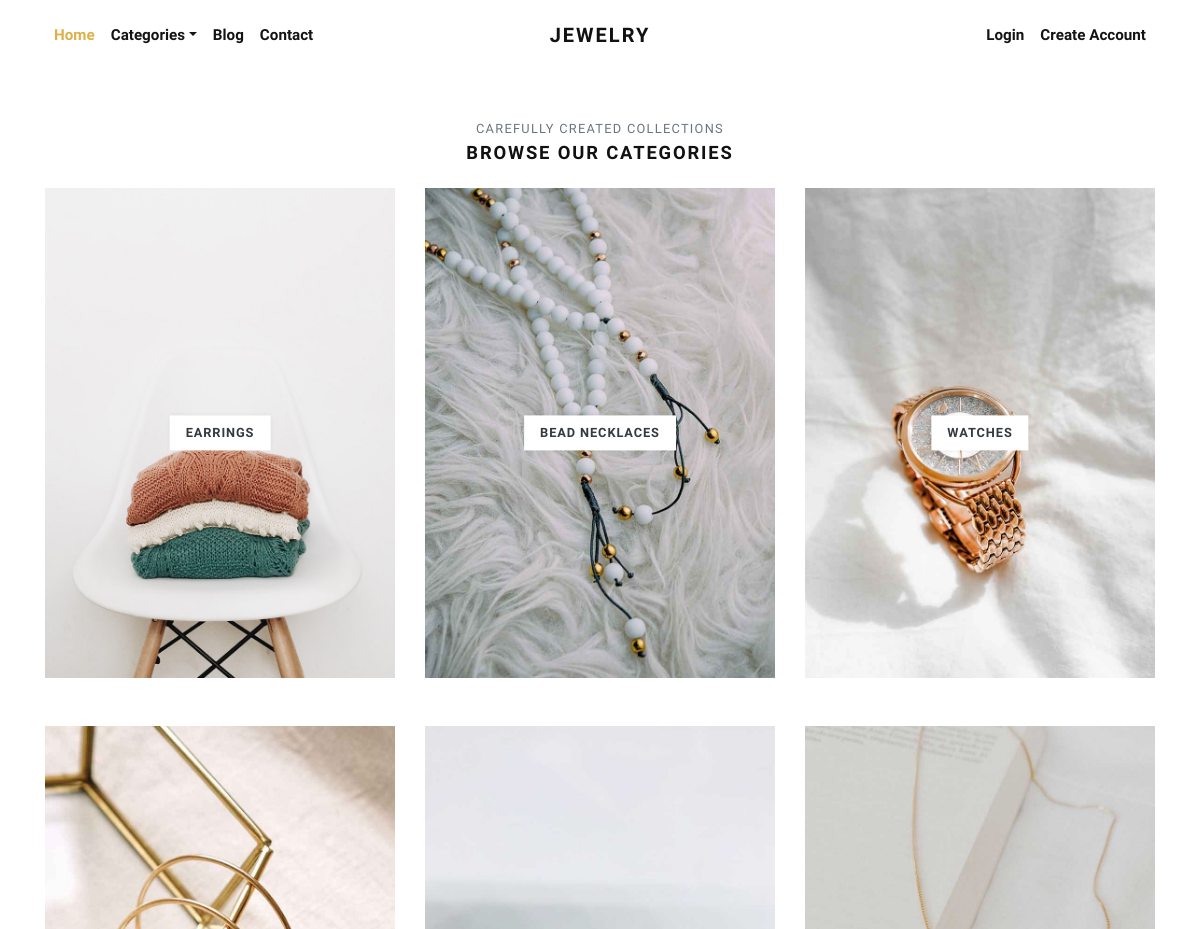
The page /categories/ (upper part) on the database as committed earlier.
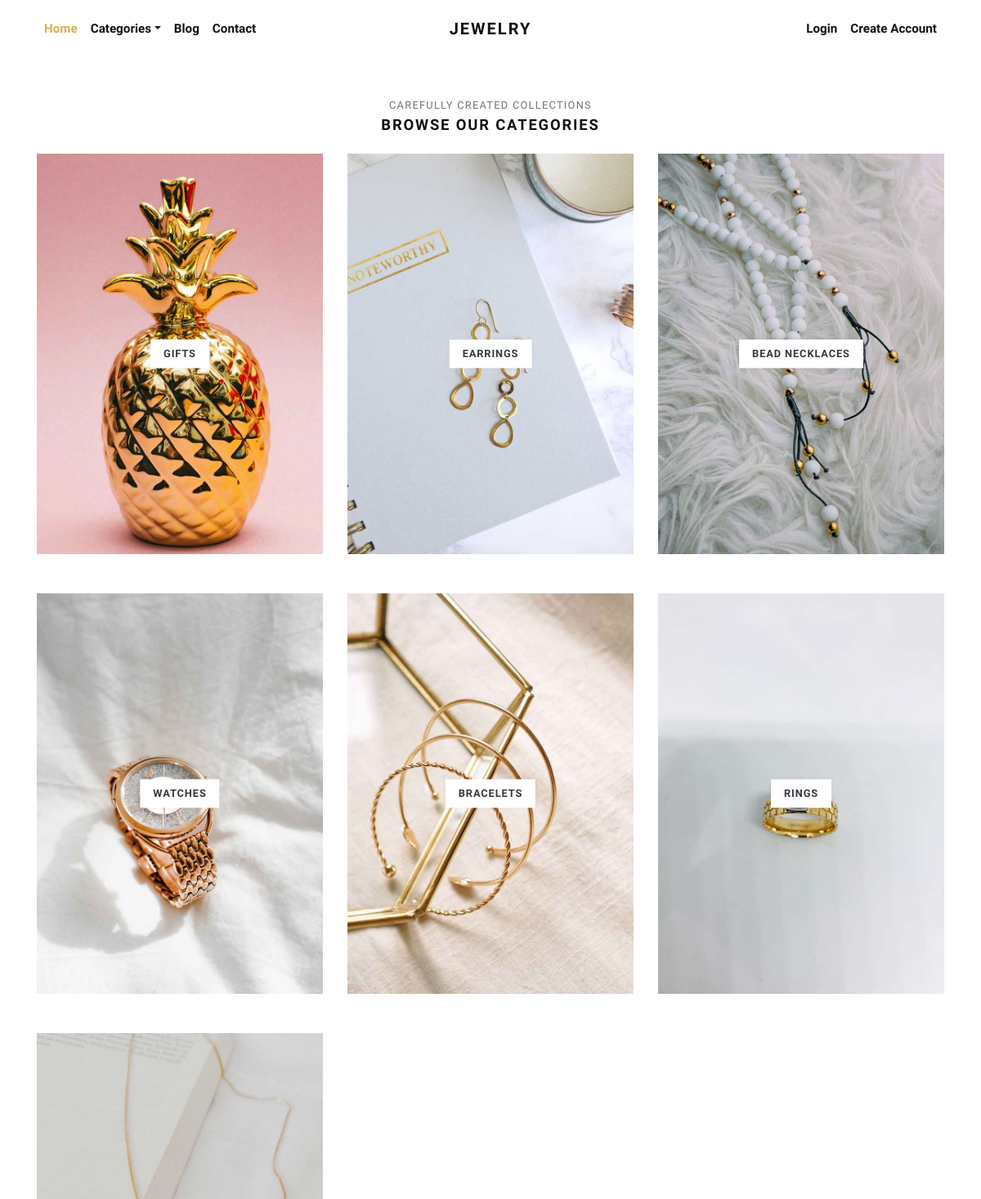
The same page on the database as committed later.
### store/models.py (models this page shows, shortened)
class Category(models.Model):
    title = models.CharField(max_length=50, verbose_name="Category Title")
    slug = models.SlugField(max_length=55, verbose_name="Category Slug")
    description = models.TextField(blank=True, verbose_name="Category Description")
    category_image = models.ImageField(upload_to='category', blank=True, null=True, verbose_name="Category Image")
    is_active = models.BooleanField(verbose_name="Is Active?")
    is_featured = models.BooleanField(verbose_name="Is Featured?")
    created_at = models.DateTimeField(auto_now_add=True, verbose_name="Created Date")
    updated_at = models.DateTimeField(auto_now=True, verbose_name="Updated Date")
    class Meta:
        verbose_name_plural = 'Categories'
        ordering = ('-created_at', )

### store/views.py (the view)
# urls.py: path('categories/', views.all_categories, name="all-categories"),
def all_categories(request):
    categories = Category.objects.filter(is_active=True)
    return render(request, 'store/categories.html', {'categories':categories})

### store/context_preprocessors.py (called while the page is built)
def store_menu(request):
    categories = Category.objects.filter(is_active=True)
    context = {
        'categories_menu': categories,
    }
    return context

def cart_menu(request):
    if request.user.is_authenticated:
        cart_items= Cart.objects.filter(user=request.user)
        context = {
            'cart_items': cart_items,
        }
    else:
        context = {}
    return context

### templates/store/categories.html (shortened to what this page needs)
{% extends 'base.html' %}
{% load static %}
      {% block content %}
      <div class="container">
        <section class="pt-5">
          <header class="text-center">
            <p class="small text-muted small text-uppercase mb-1">Carefully created collections</p>
            <h2 class="h5 text-uppercase mb-4">Browse our categories</h2>
          </header>
          <div class="row">
          {% if categories %}
            {% for category in categories %}
              <div class="col-md-4 mb-4 mb-md-5">
                <a class="category-item" href="{% url 'store:category-products' category.slug %}">
                  <strong class="category-item-title">{{ category.title }}</strong>
                </a>
              </div>
            {% endfor %}
          {% endif %}
          </div>
        </section>
      </div>
      {% endblock content %}

Rows that differ between the two databases and show on the page:
added Category: title "GIFTS"
now on this page (row unchanged): Category: title "BRACELETS"
now on this page (row unchanged): Category: title "RINGS"
